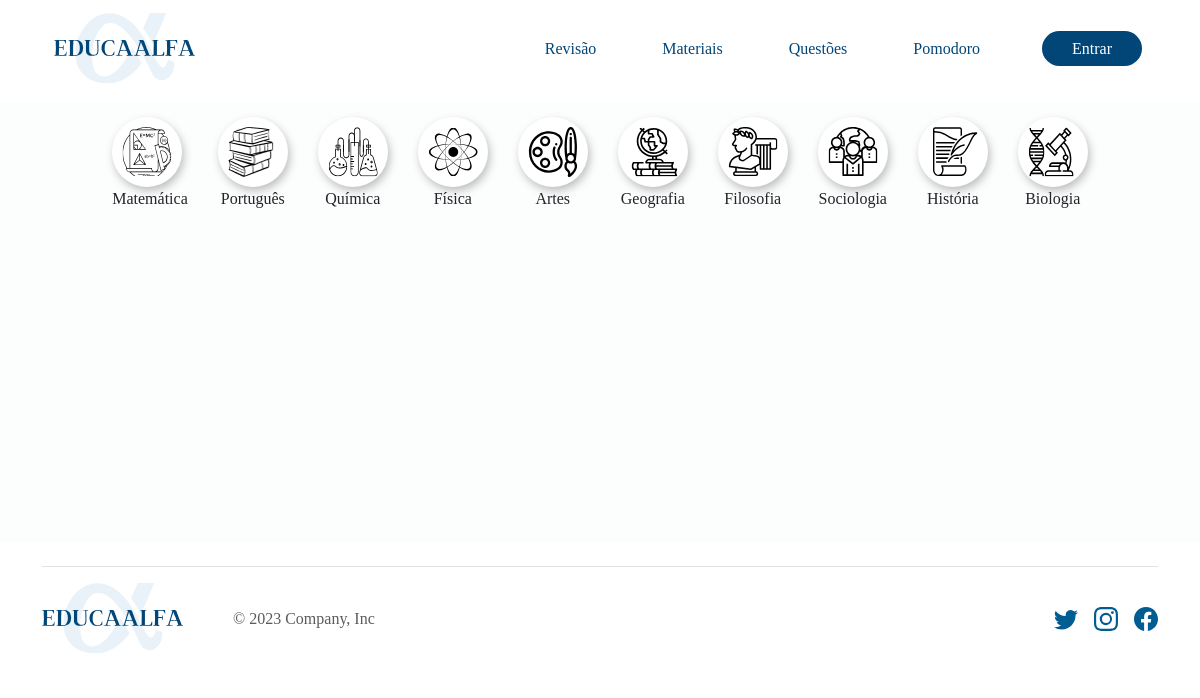
The app's page /disciplinas/ with its own data.
### materiais/models.py (models this page shows, shortened)
class Disciplina(models.Model):
    nome = models.CharField(max_length=100, default="")
    imagem = models.FileField(upload_to='materiais/img/')

### materiais/views.py (the view)
# urls.py: path('disciplinas/', lista_disciplinas, name='lista_disciplinas'),
def lista_disciplinas(request):
    disciplinas = Disciplina.objects.all()
    context = {
        'disciplinas': disciplinas
    }
    return render(request, 'materiais/lista_disciplinas.html', context)

### materiais/templates/materiais/lista_disciplinas.html (shortened to what this page needs)
{% extends 'base.html' %}
{% load static %}
{% block head%}
<link rel="stylesheet" href="{% static 'materiais\css\style.css' %}">
{% endblock %}
{% block content %}
<div class="grupodisc"  style="height: 55vh;">
  {% for disciplina in disciplinas %}
  <div class="grupimgea">
      <div class="fundo">
          <a href="{% url 'lista_assuntos' disciplina.id %}" >
              <img width="50px" height="50px" src="{{ disciplina.imagem.url }}" alt="" >
          </a>
      </div>
      <p class="d-flex justify-content-center">{{ disciplina.nome }}</p>
  </div>
  {% endfor %}
</div>
{% endblock %}

### materiais/static/materiais/css/style.css (style rules this page uses)
p { text-align: justify; }
.grupodisc { display: flex; flex-wrap: wrap; justify-content: center; margin: 5px; }
.grupimgea { padding: 15px; text-align: center; }
.fundo { background-color: #fff; filter: drop-shadow(2px 4px 4px rgba(0, 0, 0, 0.25)); width: 70px; height: 70px; display: flex; align-items: center; justify-content: center; border-radius: 60px ; }

### static/css/style.css (style rules this page uses)
:root { --cor-1: #001B48; --cor-2: #024577; --cor-3: #015C92; --cor-4: #2d82B5; --cor-5: #018ABE; --cor-6: #97C4D8; --cor-7: #88CDF6; --cor-8: #B6E6FF; --cor-9: #D6E8EE; --cor-10: #ECEFF1; }
* { font-family: 'Merriweather'; }
p { font-size: 16px; font-weight: 400; }

### records on screen
Disciplina: imagem (picture), nome "Matemática"
Disciplina: imagem (picture), nome "Português"
Disciplina: imagem (picture), nome "Química"
Disciplina: imagem (picture), nome "Física"
Disciplina: imagem (picture), nome "Artes"
Disciplina: imagem (picture), nome "Geografia"
Disciplina: imagem (picture), nome "Filosofia"
Disciplina: imagem (picture), nome "Sociologia"
Disciplina: imagem (picture), nome "História"
Disciplina: imagem (picture), nome "Biologia"
